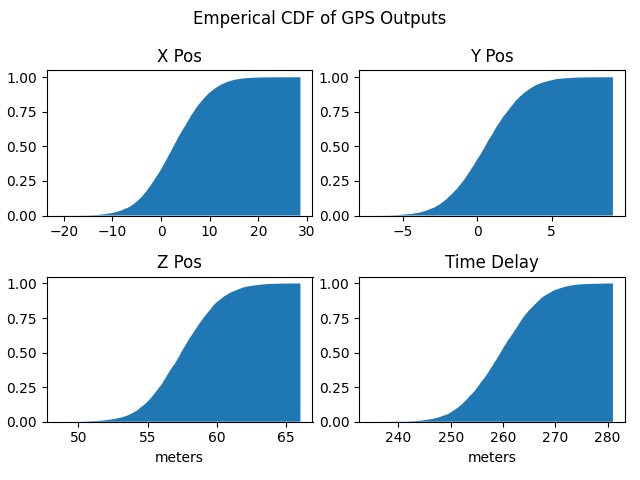

Reproduce this figure in Python.
def main():
    import numpy as np
    import matplotlib.pyplot as plt
    from numpy.linalg import inv

    from serums.distribution_overbounder import fusion
    from serums.models import Gaussian

    # assume that user position and gps SV positions are known
    user_pos = np.array([-41.772709, -16.789194, 6370.059559, 999.76252931])
    gps_pos_lst = np.array(
        [
            [15600, 7540, 20140],
            [18760, 2750, 18610],
            [17610, 14630, 13480],
            [19170, 610, 18390],
        ],
        dtype=float,
    )

    # define the noise on each pseudorange as a Gaussian (assume the same covariance for simplicity)
    std_pr = 10
    pr_means = np.sqrt(np.sum((gps_pos_lst - user_pos[:3]) ** 2, axis=1))
    prs = []
    for m in pr_means:
        prs.append(
            Gaussian(
                mean=m.reshape((-1, 1)).copy(), covariance=np.array([[std_pr**2]])
            )
        )

    # define the uncertainty matrix
    R = np.diag(std_pr * np.ones(len(prs)))

    # create the linearized GPS measurement matrix with a function
    def make_G(user_pos_: np.ndarray) -> np.ndarray:
        G = None
        for ii, sv_pos in enumerate(gps_pos_lst):
            diff = user_pos_.ravel()[:3] - sv_pos
            row = np.hstack((diff / np.sqrt(np.sum(diff**2)), np.array([1])))
            if G is None:
                G = row
            else:
                G = np.vstack((G, row))
        return G

    # define the mapping matrix (this will be used in the polynomial)
    G = make_G(user_pos)
    S = inv(G.T @ R @ G) @ G.T @ inv(R)

    fig = plt.figure()
    [fig.add_subplot(2, 2, ii + 1) for ii in range(4)]
    fig.suptitle("Emperical CDF of GPS Outputs")
    ttl_lst = ["X Pos", "Y Pos", "Z Pos", "Time Delay"]

    # define the fusion polynomial for each output variable (ie x/y/z pos and time delay)
    for ii, ttl in enumerate(ttl_lst):
        poly = (
            lambda pr0, pr1, pr2, pr3: S[ii, 0] * pr0
            + S[ii, 1] * pr1
            + S[ii, 2] * pr2
            + S[ii, 3] * pr3
        )
        # these samples could then be run through an overbounding routine
        samples = fusion(prs, poly)

        # plot the emperical CDF to view results
        fig.axes[ii].hist(
            samples,
            density=True,
            cumulative=True,
            bins=int(1e3),
            histtype="stepfilled",
        )
        fig.axes[ii].set_title(ttl)
        if ii == 2 or ii == 3:
            fig.axes[ii].set_xlabel("meters")

    fig.tight_layout()

    return fig


def run():
    import os

    print("Generating GPS Fusion example")

    fout = os.path.join(
        os.path.dirname(__file__), "{}.png".format(os.path.basename(__file__)[:-3])
    )
    if not os.path.isfile(fout):
        fig = main()
        fig.savefig(fout)
